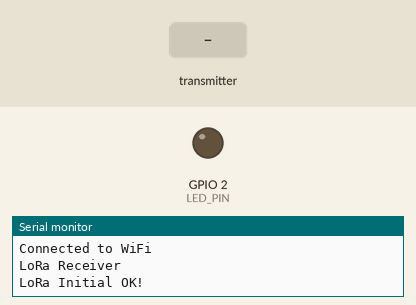
A sketch run on a simulated ESP32. Shown: output pins drawn as LEDs (lit = HIGH), the last lines printed to the serial monitor. Dashed ring = blinking. The test bench sets the inputs (shaded band). WiFi joins after 1.5 s; servers stay silent unless stated; no radio packets arrive unless stated.

Above: at 3.2 s.
3.3 s: the transmitter starts sending receivedLat = 0
At 4.1 s:
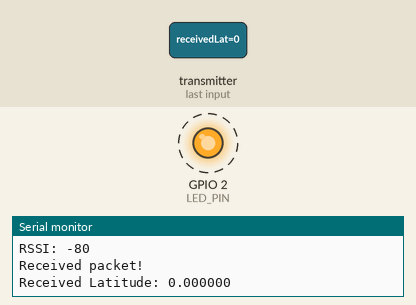
Timing chart, 0 to 12.3 s (numbered marks = the images above; inputs shaded):
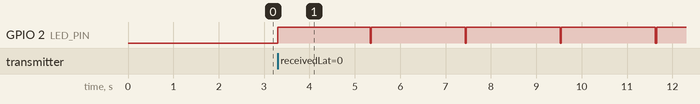

Measured:
- after the input at 3.3 s, GPIO 2 (LED_PIN): alternates HIGH for 2.1 s and LOW for 0.03 s, starting at once

The sketch:

regps.ino
```cpp
#include <SPI.h>
#include <LoRa.h>
#include <WiFi.h>
#include <HTTPClient.h>

// LoRa pins
#define SCK     18    // GPIO5  -- lora SCK
#define MISO    19   // GPIO19 -- lora MISO
#define MOSI    23  // GPIO27 -- lora MOSI
#define SS      5   // GPIO18 -- lora CS
#define BAND    433E6 // LoRa Frequency

// WiFi credentials
const char* ssid = "Kamu neanya ?";
const char* password = "00000001";

// Server URL
const char* serverUrl = "http://192.168.134.222:3000/data";

// LED pin
#define LED_PIN 2

void setup() {
  Serial.begin(9600);
  pinMode(LED_PIN, OUTPUT);

  // Connect to WiFi
  WiFi.begin(ssid, password);
  while (WiFi.status() != WL_CONNECTED) {
    delay(1000);
    Serial.println("Connecting to WiFi...");
  }
  Serial.println("Connected to WiFi");

  SPI.begin(SCK, MISO, MOSI, SS);
  LoRa.setPins(SS, -1, -1);  // Not using RST and DIO0
  Serial.println("LoRa Receiver");

  if (!LoRa.begin(BAND)) {
    Serial.println("Starting LoRa failed!");
    while (1);
  }
  Serial.println("LoRa Initial OK!");
}

void sendToServer(float lat, float lon, const String& status, const String& deviceId, unsigned long delay) {
  if (WiFi.status() == WL_CONNECTED) {
    HTTPClient http;
    http.begin(serverUrl);
    http.addHeader("Content-Type", "application/json");

    String jsonPayload = "{\"latitude\":" + String(lat, 6) + ",\"longitude\":" + String(lon, 6) + ",\"status\":\"" + status + "\",\"device_id\":\"" + deviceId + "\",\"delay\":" + String(delay) + "}";

    int httpResponseCode = http.POST(jsonPayload);

    if (httpResponseCode > 0) {
      String response = http.getString();
      Serial.println("Server response: " + response);
    } else {
      Serial.println("Error on sending POST: " + String(httpResponseCode));
    }

    http.end();
  } else {
    Serial.println("WiFi not connected");
  }
}

void loop() {
  // try to parse packet
  int packetSize = LoRa.parsePacket();
  if (packetSize) {
    // RSSI
    int rssi = LoRa.packetRssi();
    Serial.print("RSSI: ");
    Serial.println(rssi);

    Serial.println("Received packet!");
    digitalWrite(LED_PIN, HIGH);  // Turn on the LED

    // Read latitude
    float receivedLat;
    LoRa.readBytes((uint8_t*)&receivedLat, sizeof(float));
    Serial.print("Received Latitude: ");
    Serial.println(receivedLat, 6); // Print latitude with 6 decimal places

    // Read longitude
    float receivedLon;
    LoRa.readBytes((uint8_t*)&receivedLon, sizeof(float));
    Serial.print("Received Longitude: ");
    Serial.println(receivedLon, 6); // Print longitude with 6 decimal places

    // Read status
    String status = "";
    while (LoRa.available()) {
      char ch = (char)LoRa.read();
      if (ch == ',') break; // Assuming the status is followed by a comma
      status += ch;
    }
    Serial.print("Received Status: ");
    Serial.println(status);

    // Read device ID
    String deviceId = "";
    while (LoRa.available()) {
      char ch = (char)LoRa.read();
      if (ch == ',') break; // Assuming the device ID is followed by a comma
      deviceId += ch;
    }
    Serial.print("Received Device ID: ");
    Serial.println(deviceId);

    // Read timestamp
    unsigned long receivedTimestamp;
    LoRa.readBytes((uint8_t*)&receivedTimestamp, sizeof(unsigned long));
    Serial.print("Received Timestamp: ");
    Serial.println(receivedTimestamp);

    // Calculate delay
    unsigned long delay = millis() - receivedTimestamp;
    Serial.print("Calculated Delay: ");
    Serial.println(delay);

    if (receivedLat != 0 && receivedLon != 0) {
      // Send data to server
      sendToServer(receivedLat, receivedLon, status, deviceId, delay);
    } else {
      Serial.println("Latitude or longitude is null");
    }

    digitalWrite(LED_PIN, LOW);  // Turn off the LED
  }
}
```
